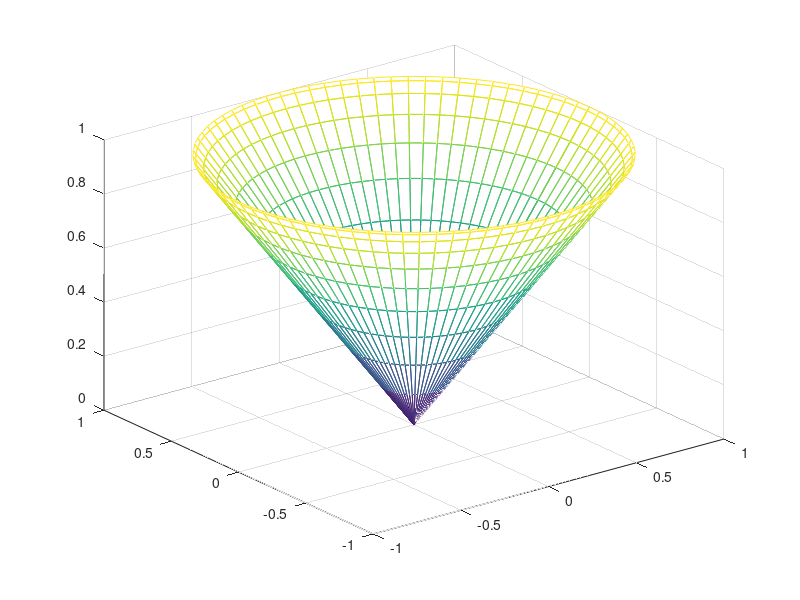

Reproduce this figure in MATLAB.
t = linspace(0, 2*pi, 81);
p = linspace(0, pi/2, 21);
[tt,pp] = meshgrid(t, p);
r = 2 * cos(pp);
x = r .* sin(pp) .* cos(tt);
y = r .* sin(pp) .* sin(tt);
z = r .* sin(pp);
mesh(x,y,z) 
print('myfigure.pdf','-dpdf') 

